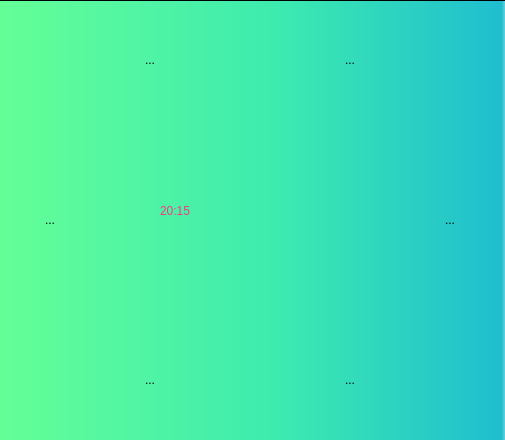
<?xml version="1.0" encoding="UTF-8"?>
<ui version="4.0">
 <class>Dialog</class>
 <widget class="QDialog" name="Dialog">
  <property name="geometry">
   <rect>
    <x>0</x>
    <y>0</y>
    <width>505</width>
    <height>440</height>
   </rect>
  </property>
  <property name="windowTitle">
   <string>Dialog</string>
  </property>
  <widget class="QFrame" name="frame">
   <property name="geometry">
    <rect>
     <x>-10</x>
     <y>0</y>
     <width>521</width>
     <height>441</height>
    </rect>
   </property>
   <property name="autoFillBackground">
    <bool>false</bool>
   </property>
   <property name="styleSheet">
    <string notr="true">QFrame{
background-color: qlineargradient(spread:pad, x1:0, y1:0, x2:1, y2:0, stop:0 rgba(102, 255, 150, 255), stop:0.55 rgba(61, 235, 175, 255), stop:0.98 rgba(31, 190, 207, 255), stop:1 rgba(0, 0, 0, 0));

}

QToolButton{
backgraound-color:transparent;
border:none;
}

QToolButton:pressed {
background-color: qlineargradient(spread:pad, x1:0, y1:0, x2:1, y2:0, stop:0 rgba(102, 255, 150, 255), stop:0.55 rgba(61, 235, 175, 255), stop:0.98 rgba(31, 190, 207, 255), stop:1 rgba(0, 0, 0, 0));
}


</string>
   </property>
   <property name="frameShape">
    <enum>QFrame::StyledPanel</enum>
   </property>
   <property name="frameShadow">
    <enum>QFrame::Raised</enum>
   </property>
   <widget class="QToolButton" name="toolButton">
    <property name="geometry">
     <rect>
      <x>110</x>
      <y>10</y>
      <width>100</width>
      <height>100</height>
     </rect>
    </property>
    <property name="styleSheet">
     <string notr="true">border:none</string>
    </property>
    <property name="text">
     <string>...</string>
    </property>
    <property name="icon">
     <iconset>
      <normaloff>../../../../../blue-iot-icon.png</normaloff>../../../../../blue-iot-icon.png</iconset>
    </property>
    <property name="iconSize">
     <size>
      <width>100</width>
      <height>100</height>
     </size>
    </property>
   </widget>
   <widget class="QToolButton" name="toolButton_2">
    <property name="geometry">
     <rect>
      <x>310</x>
      <y>10</y>
      <width>100</width>
      <height>100</height>
     </rect>
    </property>
    <property name="styleSheet">
     <string notr="true">border:none
</string>
    </property>
    <property name="text">
     <string>...</string>
    </property>
    <property name="icon">
     <iconset>
      <normaloff>../../../../../command_prompt-512.png</normaloff>../../../../../command_prompt-512.png</iconset>
    </property>
    <property name="iconSize">
     <size>
      <width>100</width>
      <height>100</height>
     </size>
    </property>
   </widget>
   <widget class="QToolButton" name="toolButton_3">
    <property name="geometry">
     <rect>
      <x>10</x>
      <y>170</y>
      <width>100</width>
      <height>100</height>
     </rect>
    </property>
    <property name="styleSheet">
     <string notr="true">border:none</string>
    </property>
    <property name="text">
     <string>...</string>
    </property>
    <property name="icon">
     <iconset>
      <normaloff>../../../../../Calculator-icon.png</normaloff>../../../../../Calculator-icon.png</iconset>
    </property>
    <property name="iconSize">
     <size>
      <width>100</width>
      <height>100</height>
     </size>
    </property>
    <property name="popupMode">
     <enum>QToolButton::InstantPopup</enum>
    </property>
    <property name="toolButtonStyle">
     <enum>Qt::ToolButtonTextUnderIcon</enum>
    </property>
   </widget>
   <widget class="QToolButton" name="toolButton_4">
    <property name="geometry">
     <rect>
      <x>410</x>
      <y>170</y>
      <width>100</width>
      <height>100</height>
     </rect>
    </property>
    <property name="styleSheet">
     <string notr="true">border:none
</string>
    </property>
    <property name="text">
     <string>...</string>
    </property>
    <property name="icon">
     <iconset>
      <normaloff>../../../../../google-maps.png</normaloff>../../../../../google-maps.png</iconset>
    </property>
    <property name="iconSize">
     <size>
      <width>100</width>
      <height>100</height>
     </size>
    </property>
   </widget>
   <widget class="QToolButton" name="toolButton_5">
    <property name="geometry">
     <rect>
      <x>110</x>
      <y>330</y>
      <width>100</width>
      <height>100</height>
     </rect>
    </property>
    <property name="styleSheet">
     <string notr="true">border:none
</string>
    </property>
    <property name="text">
     <string>...</string>
    </property>
    <property name="icon">
     <iconset>
      <normaloff>../../../../../768px-Google_Chrome_icon_(September_2014).svg.png</normaloff>../../../../../768px-Google_Chrome_icon_(September_2014).svg.png</iconset>
    </property>
    <property name="iconSize">
     <size>
      <width>100</width>
      <height>100</height>
     </size>
    </property>
   </widget>
   <widget class="QToolButton" name="toolButton_6">
    <property name="geometry">
     <rect>
      <x>310</x>
      <y>330</y>
      <width>100</width>
      <height>100</height>
     </rect>
    </property>
    <property name="styleSheet">
     <string notr="true">border:none
</string>
    </property>
    <property name="text">
     <string>...</string>
    </property>
    <property name="icon">
     <iconset>
      <normaloff>../../../../../weather-icon-png-19.png</normaloff>../../../../../weather-icon-png-19.png</iconset>
    </property>
    <property name="iconSize">
     <size>
      <width>100</width>
      <height>100</height>
     </size>
    </property>
   </widget>
   <widget class="QLabel" name="label">
    <property name="geometry">
     <rect>
      <x>170</x>
      <y>170</y>
      <width>171</width>
      <height>81</height>
     </rect>
    </property>
    <property name="styleSheet">
     <string notr="true">font: 42pt &quot;DejaVu Sans Mono&quot;;
color:rgb(242, 60, 130);
background-color: transparent;</string>
    </property>
    <property name="text">
     <string>20:15</string>
    </property>
   </widget>
  </widget>
 </widget>
 <resources/>
 <connections/>
</ui>
